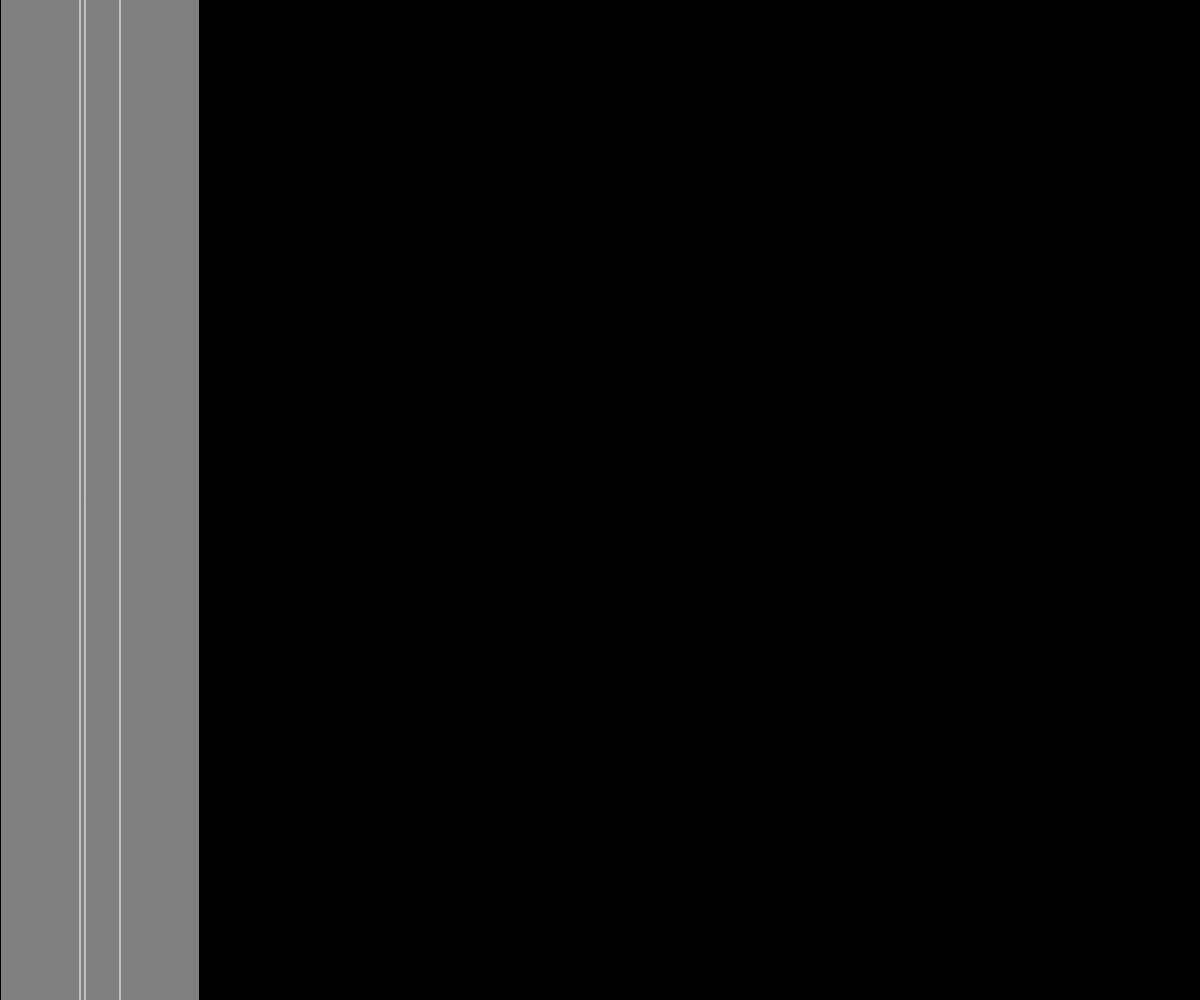
Frame 1 (no input)
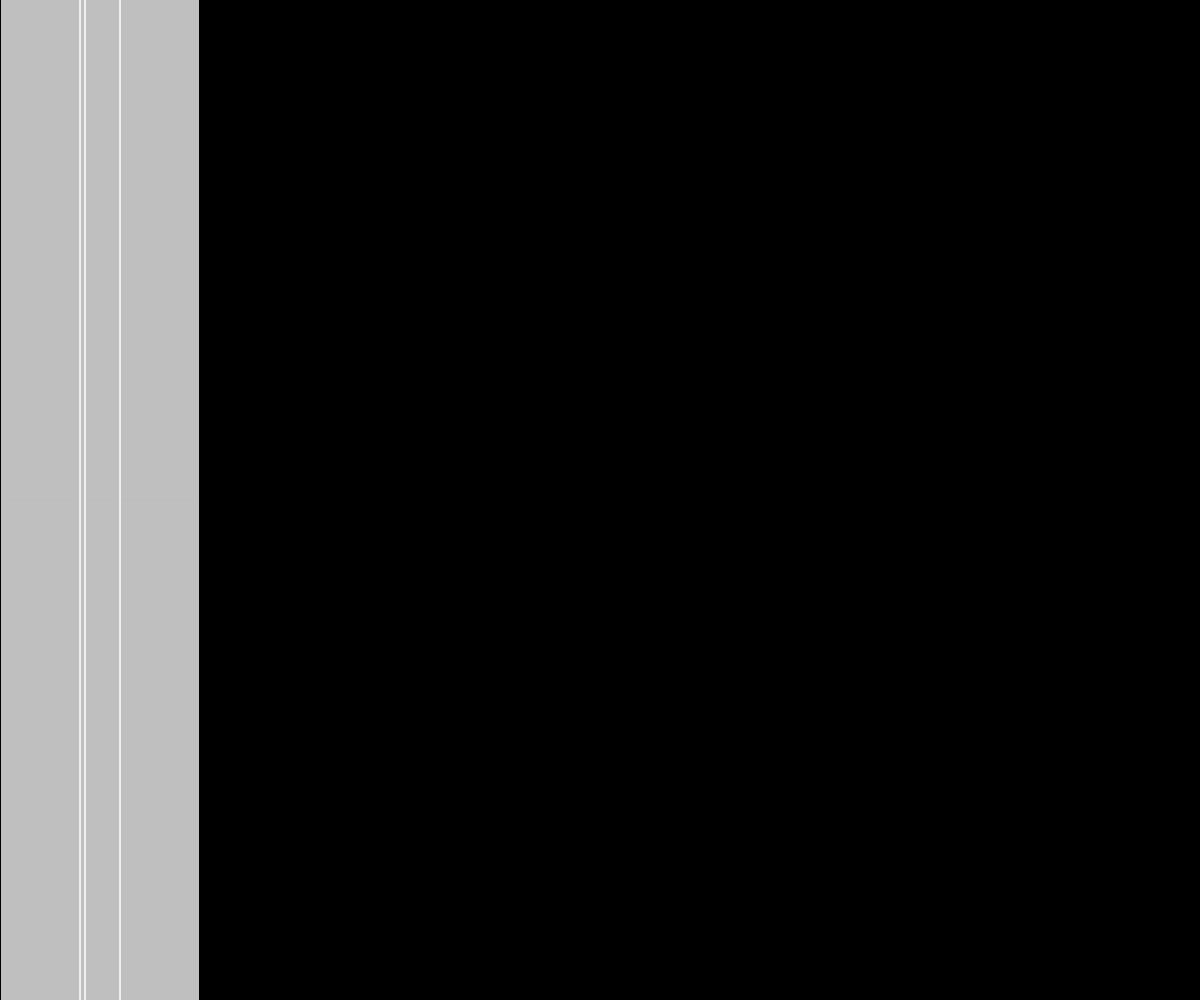
Frame 2 (the mouse pressed at the canvas centre, redrawn once)

The p5.js sketch that drew these frames (run headless with seeded random() and noise() and a simulated clock; the mouse was pressed at the canvas centre and the sketch redrawn once):

// p5.js sketch
// ── sketch.js
// Local vs Global example
//Noah Flynn
// Feb 13, 2018

let a = 80;
let b = 65;


function setup() {
  createCanvas(windowWidth, windowHeight);
  background(0);
  stroke(255);
  noLoop();
}

function draw() {
  line(a, 0, a, height);

  for (let a = 2; a < 200; a += 2) {
    line(a, 0, a, height);
  }

  drawAnotherLine();

  drawYetAnotherLine();

  function drawAnotherLine() {
    let a = 120;
    line(a, 0, a, height);
  }

  function drawYetAnotherLine() {
    line(a + 5, 0, a + 5, height);
  }

}
